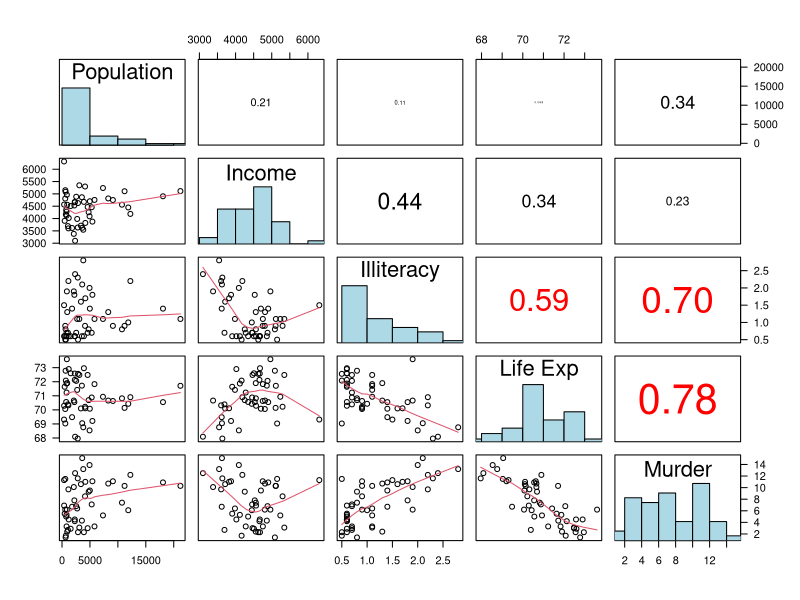
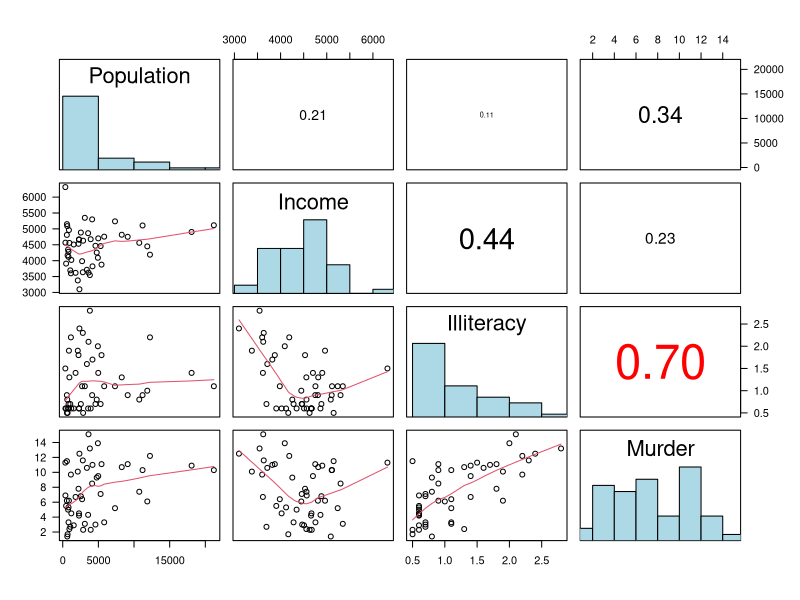
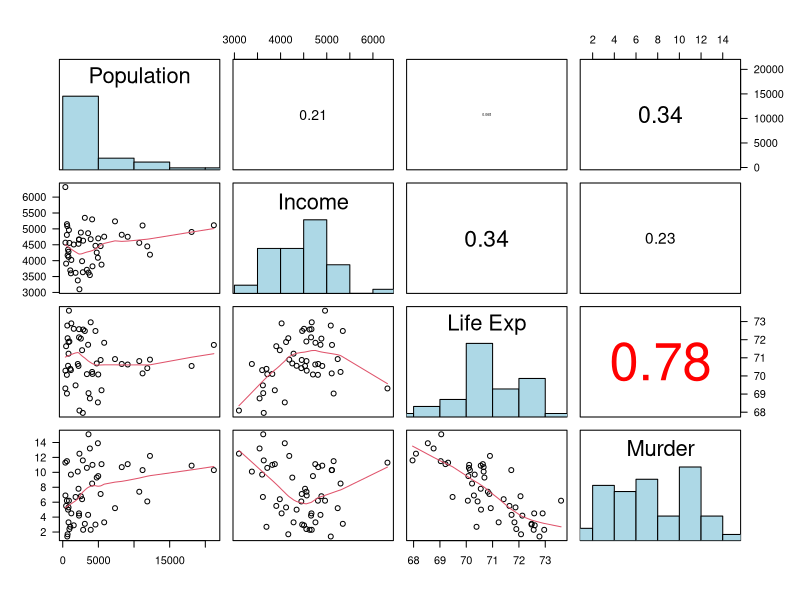
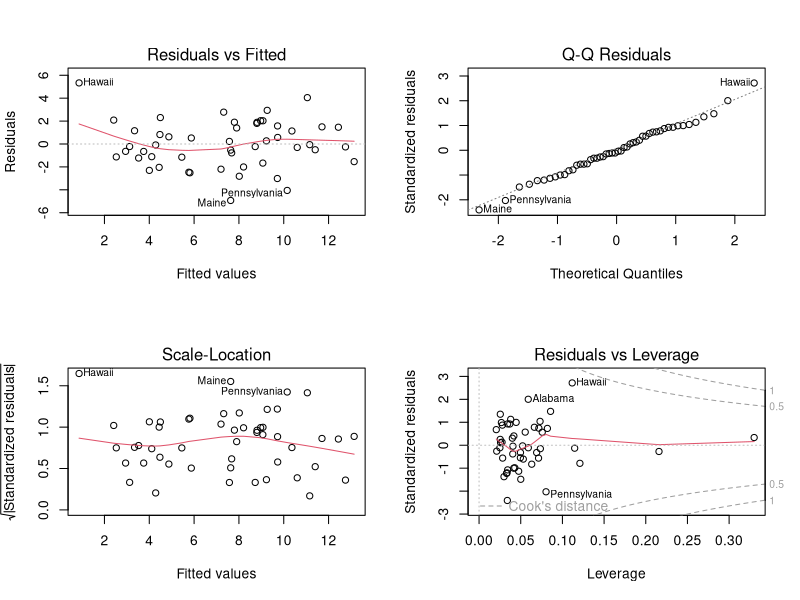
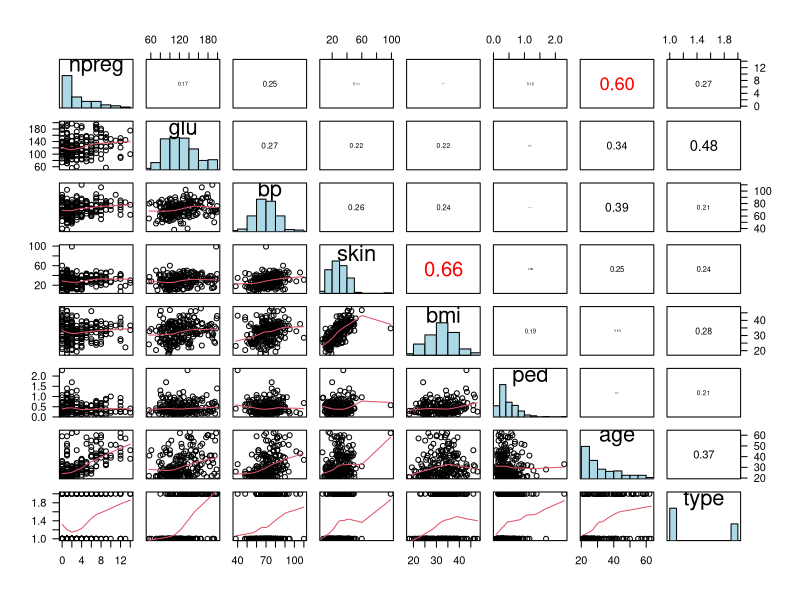
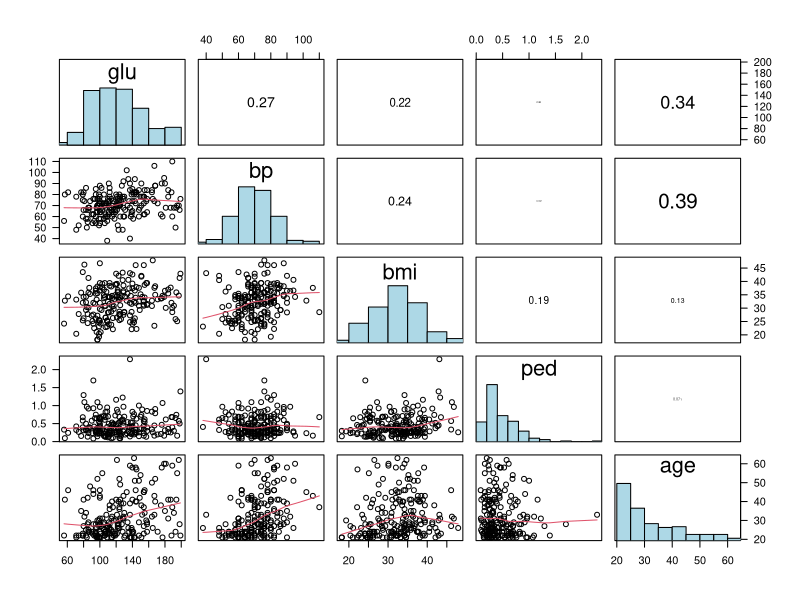
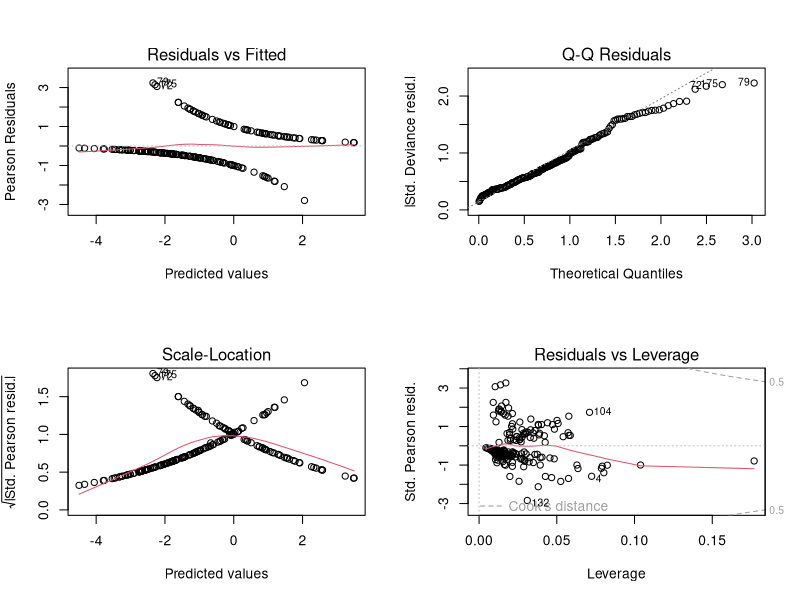

R code for these plots, in order:
## ---- chunk 1
library(tibble)
library(xtable)
options(xtable.comment = FALSE)

knitr::opts_chunk$set(warning = FALSE)

panel.hist <- function(x, ...)
{
  usr <- par("usr"); on.exit(par(usr))
  par(usr = c(usr[1:2], 0, 1.5) )
  h <- hist(x, plot = FALSE)
  breaks <- h$breaks; nB <- length(breaks)
  y <- h$counts; y <- y/max(y)
  rect(breaks[-nB], 0, breaks[-1], y, col = "lightblue", ...)
}

panel.cor <- function(x, y, digits = 2, prefix = "", cex.cor, ...)
{
  usr <- par("usr"); on.exit(par(usr))
  par(usr = c(0, 1, 0, 1))
  r <- abs(cor(x, y))
  txt <- format(c(r, 0.123456789), digits = digits)[1]
  txt <- paste0(prefix, txt)
  if(missing(cex.cor)) cex.cor <- 0.8/strwidth(txt)
  text(0.5, 0.5, txt, cex = cex.cor * r,col=ifelse(r>=0.5,"red","black"))
}
## ---- chunk 2
pairs(state.x77[,1:5], lower.panel = panel.smooth, upper.panel = panel.cor,
diag.panel = panel.hist, las=1)
## ---- chunk 3
pairs(state.x77[, c(1, 2, 3, 5)], lower.panel = panel.smooth, upper.panel = panel.cor,
diag.panel = panel.hist, las=1)
## ---- chunk 4
summary(lm(formula = Murder ~ .  - `Life Exp` - `HS Grad` - Frost - Area,
           data = as.data.frame(state.x77)))
## ---- chunk 5
pairs(state.x77[, c(1, 2, 4, 5)], lower.panel = panel.smooth, upper.panel = panel.cor,
diag.panel = panel.hist, las=1)
## ---- chunk 6
summary(lm(formula = Murder ~ .  - Illiteracy - `HS Grad` - Frost - Area,
           data = as.data.frame(state.x77)))
## ---- chunk 7
summary(lm(formula = Murder ~ . - Income- Illiteracy - `HS Grad` - Frost - Area,
           data = as.data.frame(state.x77)))
## ---- chunk 8
par(mfrow = c(2,2))
plot(lm(formula = Murder ~ . - Income- Illiteracy - `HS Grad` - Frost - Area,
           data = as.data.frame(state.x77)))
## ---- chunk 9
library(MASS)
Pima.tr
## ---- chunk 10
pairs(Pima.tr, lower.panel = panel.smooth, upper.panel = panel.cor,
diag.panel = panel.hist, las=1)
## ---- chunk 11
pairs(Pima.tr[, c(2, 3, 5, 6, 7)], lower.panel = panel.smooth, upper.panel = panel.cor,
diag.panel = panel.hist, las=1)
## ---- chunk 12
summary(glm(formula = type ~ . - npreg - skin, family = "binomial",
           data = Pima.tr))
## ---- chunk 13
summary(glm(formula = type ~ . - npreg - skin - bp, family = "binomial",
           data = Pima.tr))
## ---- chunk 14
par(mfrow = c(2,2))
plot(glm(formula = type ~ . - npreg - skin - bp, family = "binomial",
           data = Pima.tr))
